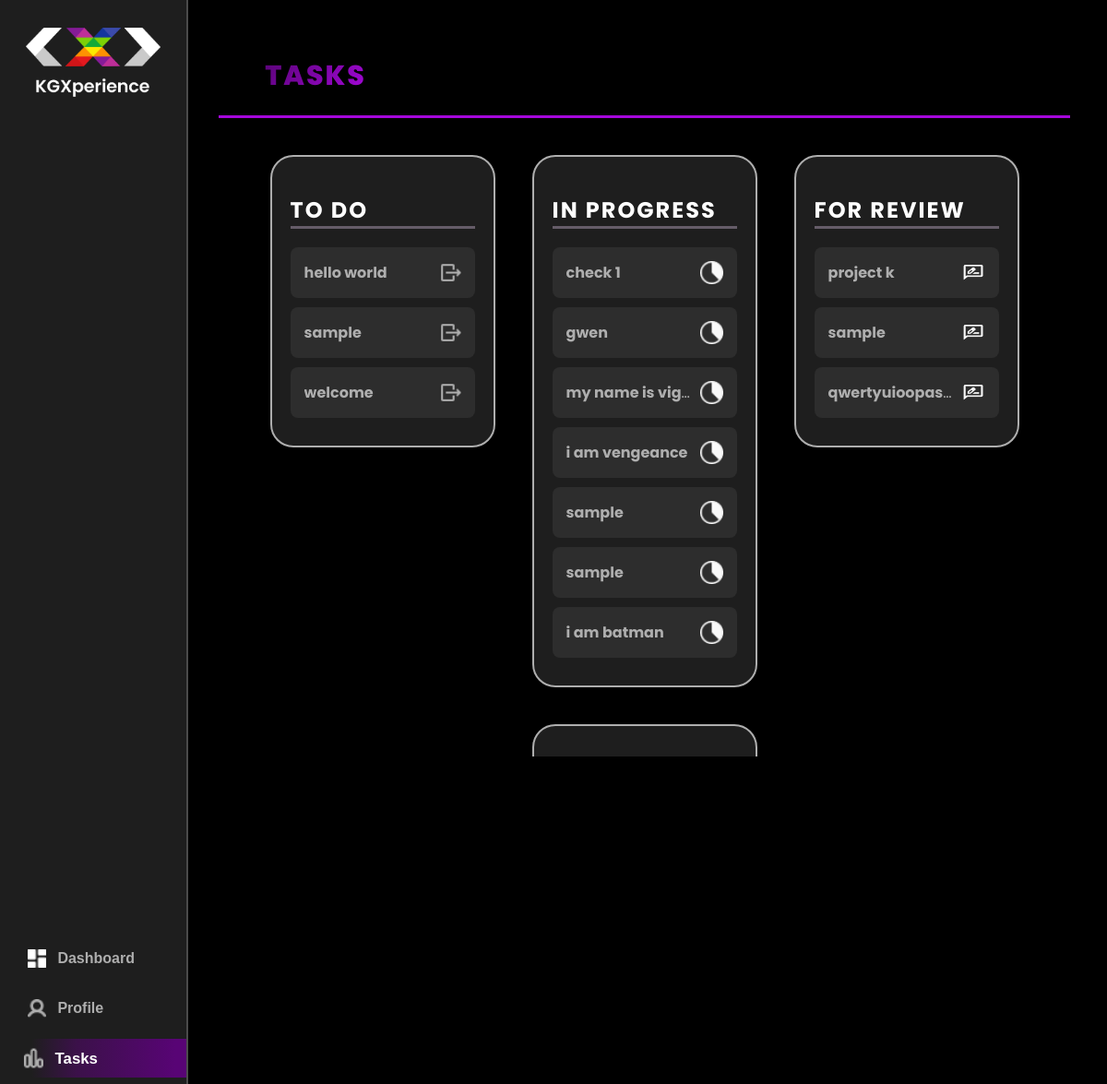
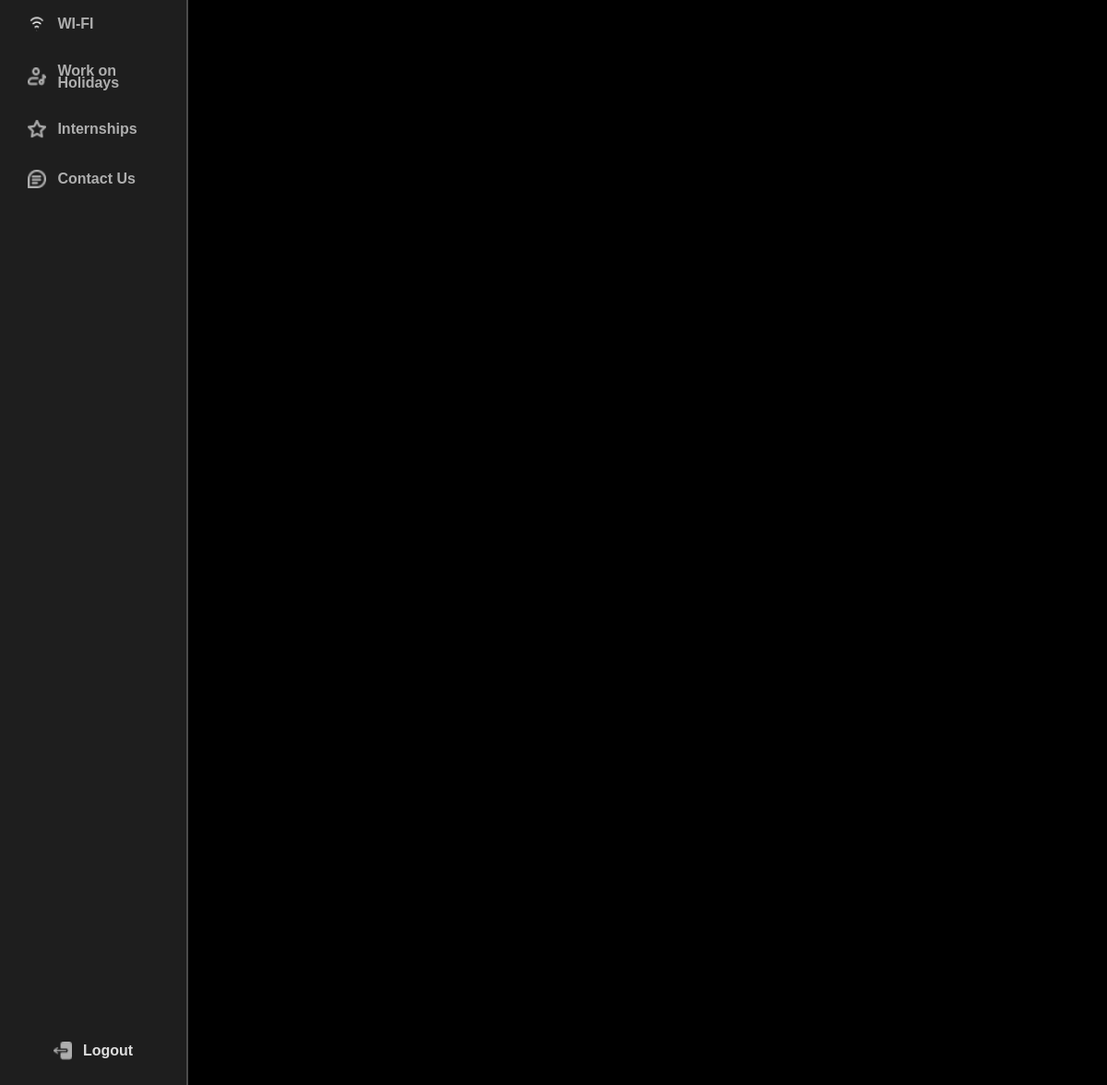
Page /student/tasks/ (signed in) on the committed database (2 pictures, top to bottom).
### kgx_app/models.py (models this page shows, shortened)
class ToDo(models.Model):
    roll_no = models.CharField(max_length=50)
    name = models.CharField(max_length=100)
    task_title = models.CharField(max_length=200)
    task_description = models.TextField()
    reference_link = models.URLField(blank=True, null=True)
    due_date = models.DateField()

class InProgress(models.Model):
    roll_no = models.CharField(max_length=50)
    name = models.CharField(max_length=100)
    task_title = models.CharField(max_length=200)
    task_description = models.TextField()
    reference_link = models.URLField(blank=True, null=True)
    due_date = models.DateField()

class ForReview(models.Model):
    roll_no = models.CharField(max_length=50)
    name = models.CharField(max_length=100)
    task_title = models.CharField(max_length=200)
    task_description = models.TextField()
    reference_link = models.URLField(blank=True, null=True)
    task_link = models.URLField()  # New field for the submitted link
    due_date = models.DateField()

### kgx_app/decorators.py (the view)
        def _wrapped_view(request, *args, **kwargs):
            try:
                profile = Profile.objects.get(roll_no=request.user.username)
                if profile.role in allowed_roles:
                    return view_func(request, *args, **kwargs)
                raise PermissionDenied
            except Profile.DoesNotExist:
                raise PermissionDenied  # Handle the case where the profile does not exist

### kgx_app/views.py (called while the page is built)
@login_required
@role_required(allowed_roles=['student'])
def student_tasks(request):
    profile = get_object_or_404(Profile, roll_no=request.user.username)
    to_do_tasks = ToDo.objects.filter(roll_no=profile.roll_no)  # Use the roll number from the profile
    in_progress_tasks = InProgress.objects.filter(roll_no=profile.roll_no)
    for_review_tasks = ForReview.objects.filter(roll_no=profile.roll_no)
    done_tasks = Done.objects.filter(roll_no=profile.roll_no)
    return render(request, 'student_tasks.html', {
        'profile': profile,
        'to_do_tasks': to_do_tasks,
        'in_progress_tasks': in_progress_tasks,
        'for_review_tasks': for_review_tasks,
        'done_tasks': done_tasks,
    })

### kgx_app/templates/student_tasks.html (shortened to what this page needs)
{% extends 'base.html' %}
{% load static %}
{% block content %}
<head>
    <link href="https://cdnjs.cloudflare.com/ajax/libs/font-awesome/6.0.0-beta3/css/all.min.css" rel="stylesheet">
</head>
<div class="header">
    <div class="title">Tasks</div>
</div>
<div class="task-container" id="main-content">
    <div class="task-section">
        <h2>To Do</h2>
        <div>
            {% for task in to_do_tasks %}
            <div class="task-item" onclick="showTaskDetails('{{ task.id }}', '{{ task.task_title|escapejs }}', '{{ task.task_description|escapejs }}', '{{ task.reference_link|escapejs }}', '{{ task.due_date|escapejs }}')">
                <span><strong>{{ task.task_title }}</strong></span>
                <img src="{% static 'kgx_app/start-button.png' %}" class="task-icon" data-task-id="{{ task.id }}" />
            </div>
            {% empty %}
                <div class="task-item">No tasks assigned.</div>
            {% endfor %}
        </div>
    </div>
    <div class="task-section">
        <h2>In Progress</h2>
        <div>
            {% for in_progress_task in in_progress_tasks %}
                <div class="task-item" onclick="showInProgressDetails('{{ in_progress_task.id }}', '{{ in_progress_task.task_title|escapejs }}', '{{ in_progress_task.task_description|escapejs }}', '{{ in_progress_task.reference_link|escapejs }}', '{{ in_progress_task.due_date|escapejs }}')">
                    <span><strong>{{ in_progress_task.task_title }}</strong></span>
                    <img src="{% static 'kgx_app/in_progress.png' %}" class="task-icon">
                </div>
            {% empty %}
                <div class="task-item">No tasks in progress.</div>
            {% endfor %}
        </div>
    </div>
    <div class="task-section">
        <h2>For Review</h2>
        <div>
            {% for review_task in for_review_tasks %}
            <div class="task-item" onclick="showForReviewDetails('{{ review_task.id }}', '{{ review_task.task_title|escapejs }}', '{{ review_task.task_description|escapejs }}', '{{ review_task.reference_link|escapejs }}', '{{ review_task.due_date|escapejs }}')">
                <span><strong>{{ review_task.task_title }}</strong></span>
                <img src="{% static 'kgx_app/for_review.png' %}" class="task-icon" />
            </div>
            {% empty %}
                <div class="task-item">No tasks for review.</div>
            {% endfor %}
        </div>
    </div>
    <div class="task-section">
    </div>
</div>
</div>
{% endblock %}

### kgx_app/templates/base.html (style rules this page uses)
body, html { height: 100%; margin: 0; background: #000000; overflow: hidden; }

### kgx_app/templates/student_tasks.html (style rules this page uses)
body { background-color: #000000; color: #FFFFFF; font-family: 'Poppins', sans-serif; display: flex; flex-direction: column; padding: 20px; }
.header { padding: 20px 50px; display: flex; justify-content: space-between; align-items: center; border-bottom: 3px solid #A507DB; margin-bottom: 30px; }
.header .title { font-size: 30px; font-weight: 800; color: #FFFFFF; letter-spacing: 2px; text-transform: uppercase; background: linear-gradient(135deg, #580475, #A507DB); -webkit-background-clip: text; -webkit-text-fill-color: transparent; }
.task-container { display: flex; flex-wrap: wrap; gap: 20px; justify-content: center; }
.task-section { background: #1E1E1E; border: 2px solid #AEAEAE; border-radius: 25px; padding: 20px; margin: 10px; width: 200px; height: fit-content; box-shadow: 0 8px 20px rgba(0, 0, 0, 0.5); overflow-y: auto; display: flex; flex-direction: column; transition: transform 0.2s ease-in-out, box-shadow 0.2s ease-in-out; }
.task-item { background: #2D2D2D; color: #AEAEAE; padding: 15px; border-radius: 8px; margin-bottom: 10px; display: flex; justify-content: space-between; align-items: center; cursor: pointer; min-height: 20px; max-height: 60px; overflow: hidden; white-space: nowrap; text-overflow: ellipsis; transition: background 0.3s ease, box-shadow 0.3s ease, transform 0.3s ease; }
.task-item span { max-width: 200px; overflow: hidden; white-space: nowrap; text-overflow: ellipsis; }
h2 { font-size: 24px; font-weight: bold; margin-bottom: 20px; background: #FFFFFF; font-family: 'Poppins', sans-serif; -webkit-background-clip: text; -webkit-text-fill-color: transparent; border-bottom: 3px solid #655c68; text-transform: uppercase; letter-spacing: 2px; }
.task-icon { width: 25px; height: 25px; margin-left: 10px; cursor: pointer; }

### rows in the picture
ToDo: task_title "hello world"
ToDo: task_title "sample"
ToDo: task_title "welcome"
InProgress: task_title "check 1"
InProgress: task_title "gwen"
InProgress: task_title "my name is vig…"
InProgress: task_title "i am vengeance"
InProgress: task_title "sample"
InProgress: task_title "sample"
InProgress: task_title "i am batman"
ForReview: task_title "project k"
ForReview: task_title "sample"
ForReview: task_title "qwertyuioopas…"
